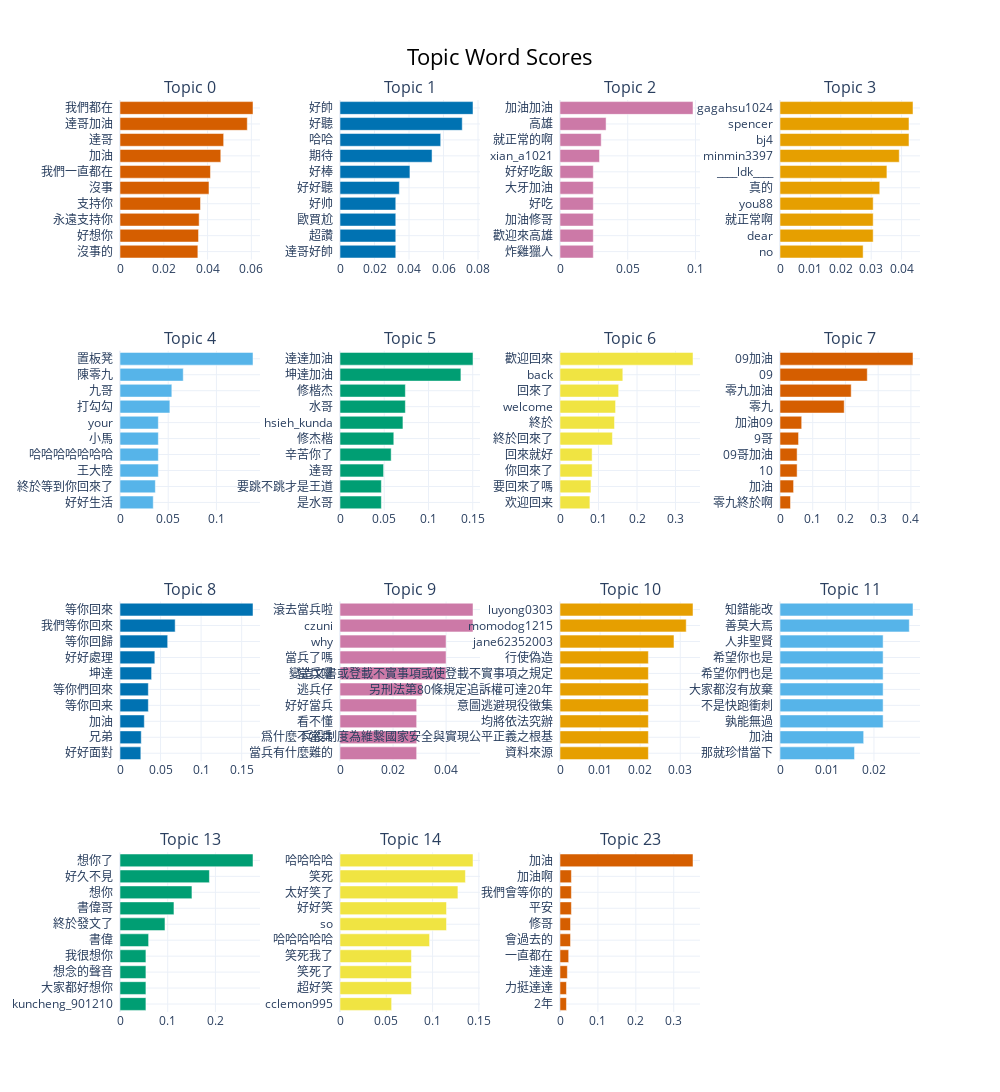
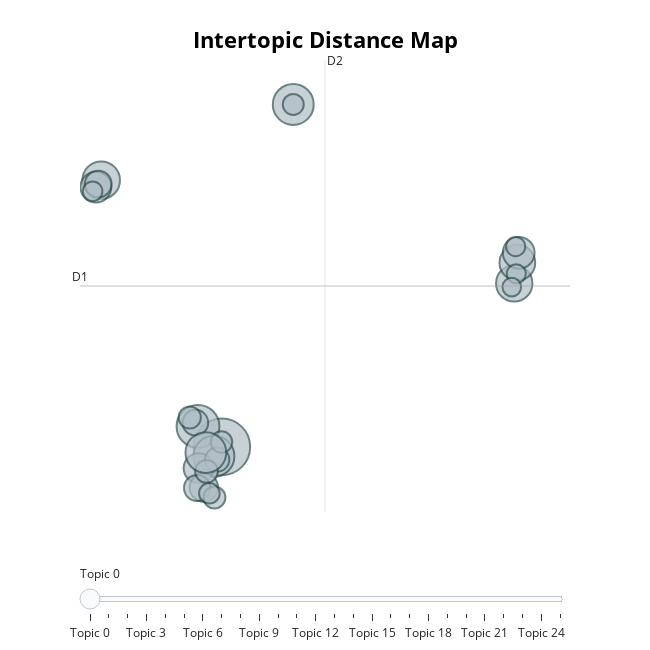
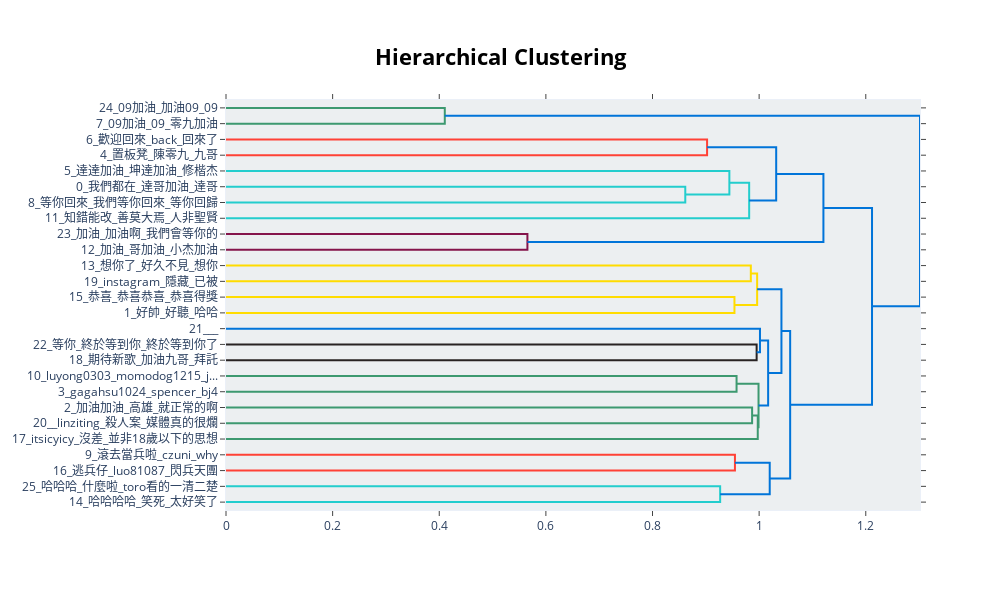
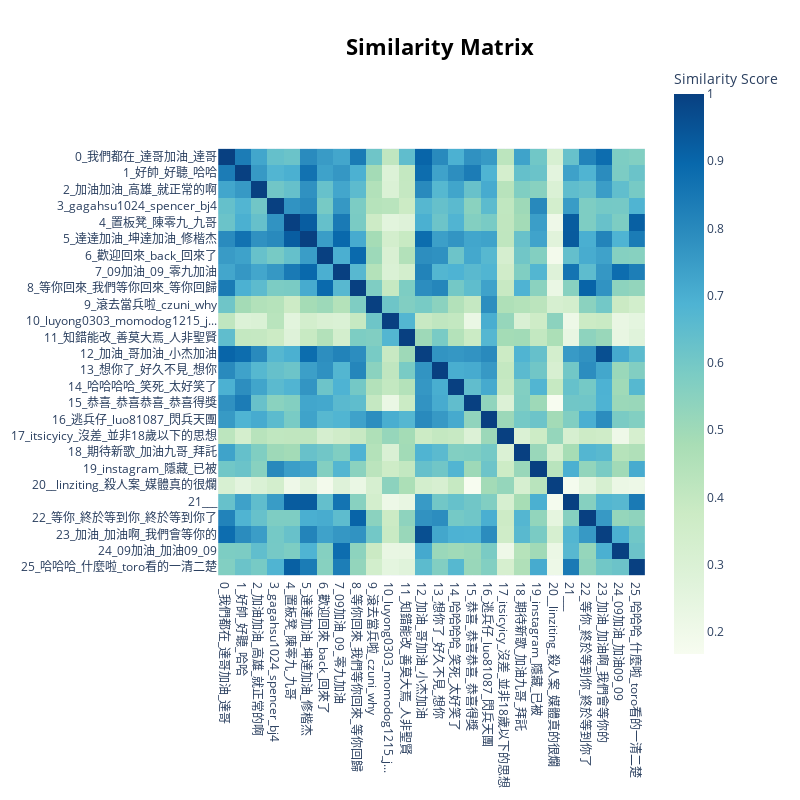

Here is the notebook cell these charts were saved with, in order:
### Code cell
###############
# 圖形化顯示
###############

# top_n_topics: 顯示前幾個主題
# n_words: 每個主題顯示幾個關鍵字
fig1 = topic_model.visualize_barchart(top_n_topics=15, n_words=10, height=600)
fig1.show()

# 儲存為 HTML 檔（可以用瀏覽器開啟，保留互動功能）
fig1.write_html("topic_barchart.html")

# intertopic distance map
fig2 = topic_model.visualize_topics()
fig2.show()
fig2.write_html("topic_distance_map.html")

# Hierarchy
fig3 = topic_model.visualize_hierarchy()
fig3.show()
fig3.write_html("topic_hierarchy.html")

# Heat Map
fig4 = topic_model.visualize_heatmap()
fig4.show()
fig4.write_html("topic_heatmap.html")
